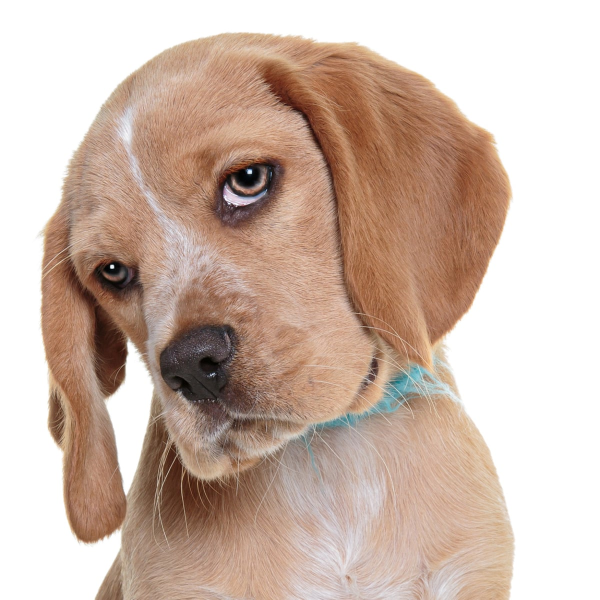
#> input picture Dog.jpg, 1200 x 1200 px (shown at 1/2 size)
$ python mini_project.py
#> lines starting #> are read from the running program, lines starting #| are printed output that depends on the picture
import cv2
image = cv2.imread("Dog.jpg")
#> image is the input picture: shape (1200, 1200, 3); mean B, G, R 170.4, 183.2, 205
height = image.shape[0]
#> height = 1200
width = image.shape[1]
#> width = 1200
h = int(height*0.5)
#> h = 600
w = int(width*0.5)
#> w = 600
Resized_image = cv2.resize(image,(h,w), interpolation=cv2.INTER_AREA)
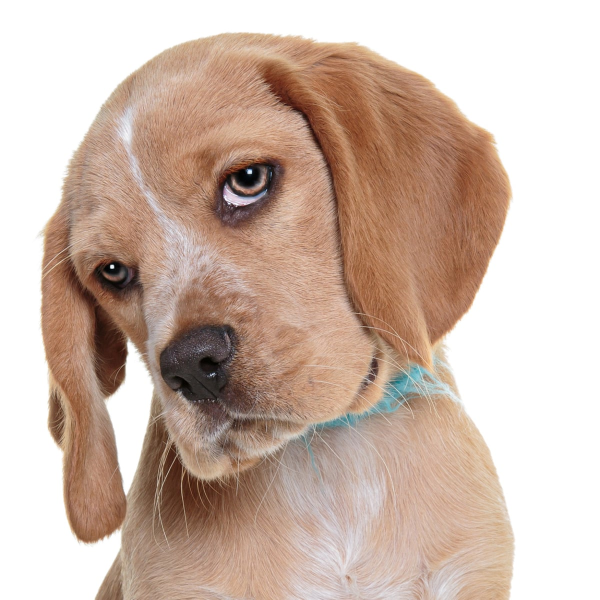
#> Resized_image: shape (600, 600, 3); mean B, G, R 170.4, 183.2, 205.1
cv2.imshow("Dog", Resized_image)
cv2.waitKey(0)
gray_image = cv2.cvtColor(Resized_image, cv2.COLOR_BGR2GRAY)
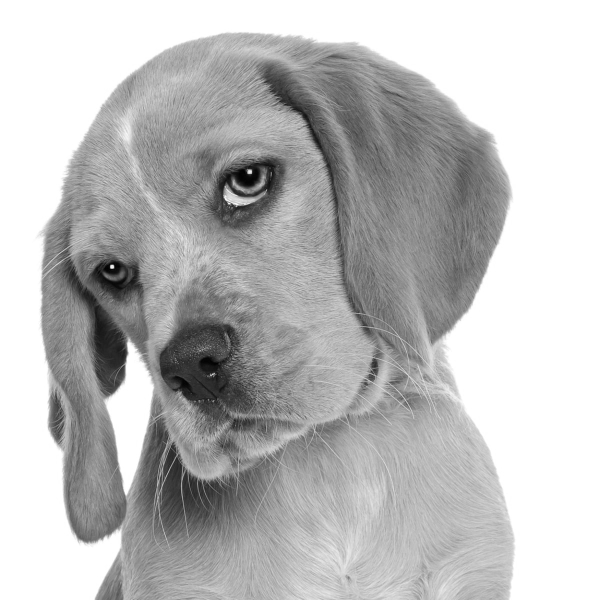
#> gray_image: shape (600, 600); min 1, max 255, mean 188.3
inverted_image = 255 - gray_image
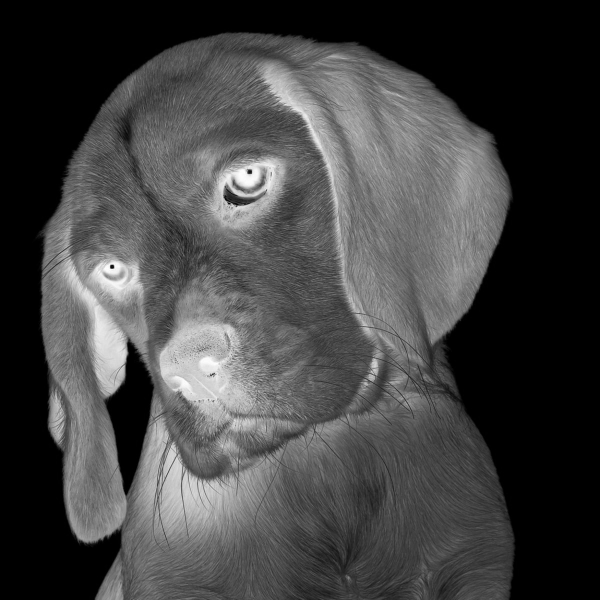
#> inverted_image: shape (600, 600); min 0, max 254, mean 66.7
blurred = cv2.GaussianBlur(inverted_image, (21, 21), 0)
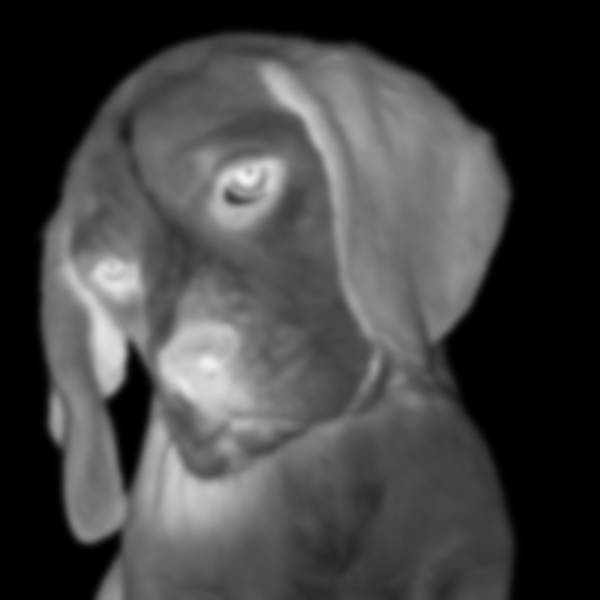
#> blurred: shape (600, 600); min 0, max 240, mean 66.7
inverted_blurred = 255 - blurred
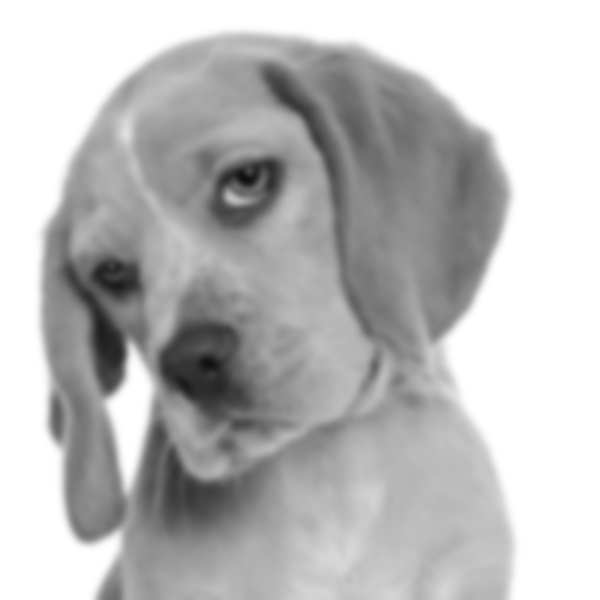
#> inverted_blurred: shape (600, 600); min 15, max 255, mean 188.3
pencil_sketch = cv2.divide(gray_image, inverted_blurred, scale=256.0)
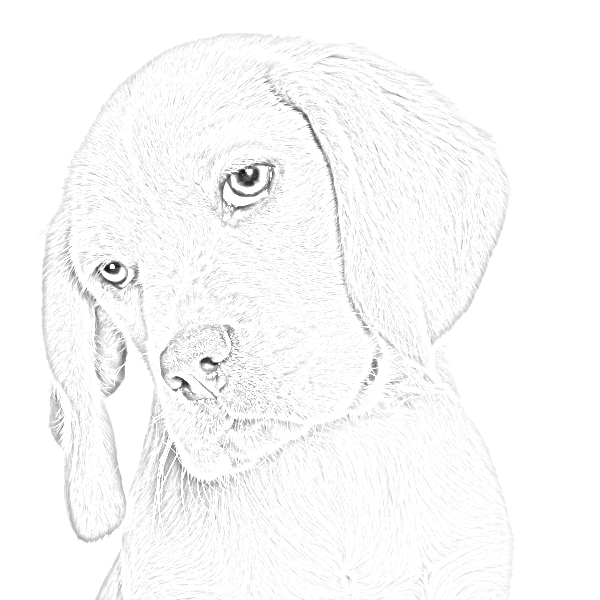
#> pencil_sketch: shape (600, 600); min 6, max 255, mean 249.1
cv2.imshow("pencil sketch", pencil_sketch)
cv2.waitKey(0)
